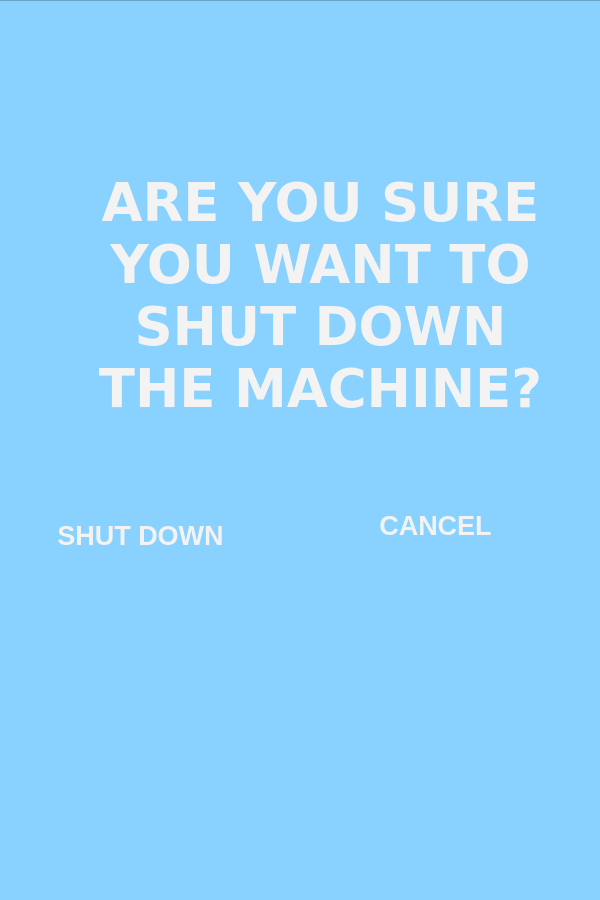
<?xml version="1.0" encoding="UTF-8"?>
<ui version="4.0">
 <class>MainWindow</class>
 <widget class="QMainWindow" name="MainWindow">
  <property name="geometry">
   <rect>
    <x>0</x>
    <y>0</y>
    <width>600</width>
    <height>900</height>
   </rect>
  </property>
  <property name="minimumSize">
   <size>
    <width>600</width>
    <height>900</height>
   </size>
  </property>
  <property name="maximumSize">
   <size>
    <width>600</width>
    <height>900</height>
   </size>
  </property>
  <property name="tabletTracking">
   <bool>true</bool>
  </property>
  <property name="windowTitle">
   <string>MainWindow</string>
  </property>
  <property name="autoFillBackground">
   <bool>false</bool>
  </property>
  <property name="styleSheet">
   <string notr="true">background-color: rgb(241, 244, 253);</string>
  </property>
  <widget class="QWidget" name="centralwidget">
   <widget class="QFrame" name="frame">
    <property name="geometry">
     <rect>
      <x>-10</x>
      <y>0</y>
      <width>811</width>
      <height>1031</height>
     </rect>
    </property>
    <property name="styleSheet">
     <string notr="true">background-color: rgb(137, 209, 255);</string>
    </property>
    <property name="frameShape">
     <enum>QFrame::StyledPanel</enum>
    </property>
    <property name="frameShadow">
     <enum>QFrame::Raised</enum>
    </property>
    <widget class="QLabel" name="label_9">
     <property name="geometry">
      <rect>
       <x>80</x>
       <y>110</y>
       <width>501</width>
       <height>371</height>
      </rect>
     </property>
     <property name="font">
      <font>
       <family>DejaVu Sans</family>
       <pointsize>40</pointsize>
       <weight>75</weight>
       <italic>false</italic>
       <bold>true</bold>
      </font>
     </property>
     <property name="styleSheet">
      <string notr="true">
color: rgb(243, 243, 243);
</string>
     </property>
     <property name="text">
      <string>ARE YOU SURE YOU WANT TO SHUT DOWN THE MACHINE?</string>
     </property>
     <property name="textFormat">
      <enum>Qt::RichText</enum>
     </property>
     <property name="alignment">
      <set>Qt::AlignCenter</set>
     </property>
     <property name="wordWrap">
      <bool>true</bool>
     </property>
    </widget>
    <widget class="QFrame" name="frame_4">
     <property name="geometry">
      <rect>
       <x>50</x>
       <y>470</y>
       <width>211</width>
       <height>121</height>
      </rect>
     </property>
     <property name="styleSheet">
      <string notr="true">background-color: rgb(180, 228, 255);
border-color: rgb(0, 0, 0);
border-width: 2px;
border-top-left-radius :35px;
border-top-right-radius :35px;
border-bottom-left-radius :35px;
border-bottom-right-radius :35px;
background-color: rgb(137, 209, 255);</string>
     </property>
     <property name="frameShape">
      <enum>QFrame::StyledPanel</enum>
     </property>
     <property name="frameShadow">
      <enum>QFrame::Raised</enum>
     </property>
     <widget class="QLabel" name="label_2">
      <property name="geometry">
       <rect>
        <x>0</x>
        <y>40</y>
        <width>201</width>
        <height>51</height>
       </rect>
      </property>
      <property name="font">
       <font>
        <family>System-ui</family>
        <pointsize>20</pointsize>
        <weight>75</weight>
        <italic>false</italic>
        <bold>true</bold>
       </font>
      </property>
      <property name="styleSheet">
       <string notr="true">
color: rgb(243, 243, 243);
</string>
      </property>
      <property name="text">
       <string>SHUT DOWN</string>
      </property>
      <property name="textFormat">
       <enum>Qt::RichText</enum>
      </property>
      <property name="alignment">
       <set>Qt::AlignCenter</set>
      </property>
     </widget>
    </widget>
    <widget class="QFrame" name="frame_5">
     <property name="geometry">
      <rect>
       <x>340</x>
       <y>470</y>
       <width>211</width>
       <height>121</height>
      </rect>
     </property>
     <property name="styleSheet">
      <string notr="true">background-color: rgb(137, 209, 255);
border-color: rgb(0, 0, 0);
border-width: 2px;
border-top-left-radius :35px;
border-top-right-radius :35px;
border-bottom-left-radius :35px;
border-bottom-right-radius :35px;

</string>
     </property>
     <property name="frameShape">
      <enum>QFrame::StyledPanel</enum>
     </property>
     <property name="frameShadow">
      <enum>QFrame::Raised</enum>
     </property>
     <widget class="QLabel" name="label_3">
      <property name="geometry">
       <rect>
        <x>10</x>
        <y>30</y>
        <width>191</width>
        <height>51</height>
       </rect>
      </property>
      <property name="font">
       <font>
        <family>System-ui</family>
        <pointsize>20</pointsize>
        <weight>75</weight>
        <italic>false</italic>
        <bold>true</bold>
       </font>
      </property>
      <property name="styleSheet">
       <string notr="true">
color: rgb(243, 243, 243);
</string>
      </property>
      <property name="text">
       <string>CANCEL</string>
      </property>
      <property name="textFormat">
       <enum>Qt::RichText</enum>
      </property>
      <property name="alignment">
       <set>Qt::AlignCenter</set>
      </property>
     </widget>
    </widget>
   </widget>
  </widget>
 </widget>
 <resources>
  <include location="Test.qrc"/>
 </resources>
 <connections/>
</ui>
